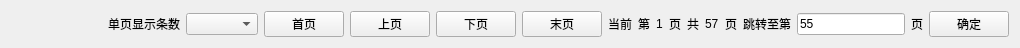
<?xml version="1.0" encoding="UTF-8"?>
<ui version="4.0">
 <class>pageWidget</class>
 <widget class="QWidget" name="pageWidget">
  <property name="geometry">
   <rect>
    <x>0</x>
    <y>0</y>
    <width>1020</width>
    <height>41</height>
   </rect>
  </property>
  <property name="windowTitle">
   <string>Form</string>
  </property>
  <layout class="QHBoxLayout" name="horizontalLayout_7">
   <item>
    <spacer name="horizontalSpacer">
     <property name="orientation">
      <enum>Qt::Horizontal</enum>
     </property>
     <property name="sizeHint" stdset="0">
      <size>
       <width>92</width>
       <height>20</height>
      </size>
     </property>
    </spacer>
   </item>
   <item>
    <widget class="QLabel" name="label">
     <property name="text">
      <string>单页显示条数</string>
     </property>
    </widget>
   </item>
   <item>
    <widget class="QComboBox" name="comboBox"/>
   </item>
   <item>
    <widget class="QPushButton" name="firstPageBtn">
     <property name="text">
      <string>首页</string>
     </property>
    </widget>
   </item>
   <item>
    <widget class="QPushButton" name="upperPageBtn">
     <property name="text">
      <string>上页</string>
     </property>
    </widget>
   </item>
   <item>
    <widget class="QPushButton" name="nextPageBtn">
     <property name="text">
      <string>下页</string>
     </property>
    </widget>
   </item>
   <item>
    <widget class="QPushButton" name="lastPageBtn">
     <property name="text">
      <string>末页</string>
     </property>
    </widget>
   </item>
   <item>
    <widget class="QLabel" name="label_5">
     <property name="text">
      <string>当前</string>
     </property>
    </widget>
   </item>
   <item>
    <layout class="QHBoxLayout" name="horizontalLayout_5">
     <item>
      <widget class="QLabel" name="label_17">
       <property name="text">
        <string>第</string>
       </property>
      </widget>
     </item>
     <item>
      <widget class="QLabel" name="CurPageLabel">
       <property name="text">
        <string>1</string>
       </property>
      </widget>
     </item>
     <item>
      <widget class="QLabel" name="label_18">
       <property name="text">
        <string>页</string>
       </property>
      </widget>
     </item>
    </layout>
   </item>
   <item>
    <layout class="QHBoxLayout" name="horizontalLayout_6">
     <item>
      <widget class="QLabel" name="label_19">
       <property name="text">
        <string>共</string>
       </property>
      </widget>
     </item>
     <item>
      <widget class="QLabel" name="AllPageLabel">
       <property name="text">
        <string>57</string>
       </property>
      </widget>
     </item>
     <item>
      <widget class="QLabel" name="label_20">
       <property name="text">
        <string>页</string>
       </property>
      </widget>
     </item>
    </layout>
   </item>
   <item>
    <layout class="QHBoxLayout" name="horizontalLayout_10">
     <item>
      <widget class="QLabel" name="label_15">
       <property name="text">
        <string>跳转至第</string>
       </property>
      </widget>
     </item>
     <item>
      <widget class="QLineEdit" name="inputLineEdit">
       <property name="sizePolicy">
        <sizepolicy hsizetype="Minimum" vsizetype="Fixed">
         <horstretch>0</horstretch>
         <verstretch>0</verstretch>
        </sizepolicy>
       </property>
       <property name="text">
        <string>55</string>
       </property>
      </widget>
     </item>
     <item>
      <widget class="QLabel" name="label_16">
       <property name="text">
        <string>页</string>
       </property>
      </widget>
     </item>
    </layout>
   </item>
   <item>
    <widget class="QPushButton" name="okBtn">
     <property name="text">
      <string>确定</string>
     </property>
    </widget>
   </item>
  </layout>
 </widget>
 <resources/>
 <connections/>
</ui>
